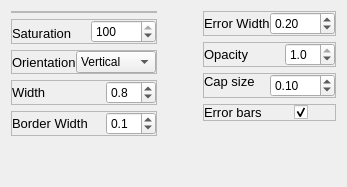
                  <widget class="QFrame" name="pg_2_REPLACE_WITH_SPECIFIC_WIDGET_Bar">
                   <property name="minimumSize">
                    <size>
                     <width>0</width>
                     <height>70</height>
                    </size>
                   </property>
                   <layout class="QGridLayout" name="pg_2_plotwidtget_gridLayout">
                    <item row="0" column="0">
                     <widget class="QFrame" name="pg_2_box_plot_settings_1">
                      <layout class="QHBoxLayout" name="horizontalLayout_45">
                       <property name="leftMargin">
                        <number>0</number>
                       </property>
                       <property name="topMargin">
                        <number>0</number>
                       </property>
                       <property name="rightMargin">
                        <number>0</number>
                       </property>
                       <property name="bottomMargin">
                        <number>0</number>
                       </property>
                       <item>
                        <widget class="QFrame" name="pg_2_box_plot_settings_1_left_3">
                         <layout class="QVBoxLayout" name="pg2Layout_verticalLayout_13">
                          <property name="leftMargin">
                           <number>0</number>
                          </property>
                          <property name="topMargin">
                           <number>0</number>
                          </property>
                          <property name="rightMargin">
                           <number>0</number>
                          </property>
                          <property name="bottomMargin">
                           <number>0</number>
                          </property>
                          <item>
                           <widget class="QFrame" name="pg2_graph_barplot_pallete_style_frame">
                            <property name="frameShape">
                             <enum>QFrame::StyledPanel</enum>
                            </property>
                            <property name="frameShadow">
                             <enum>QFrame::Raised</enum>
                            </property>
                            <layout class="QHBoxLayout" name="horizontalLayout_46">
                             <property name="spacing">
                              <number>0</number>
                             </property>
                             <property name="leftMargin">
                              <number>0</number>
                             </property>
                             <property name="topMargin">
                              <number>0</number>
                             </property>
                             <property name="rightMargin">
                              <number>0</number>
                             </property>
                             <property name="bottomMargin">
                              <number>0</number>
                             </property>
                            </layout>
                           </widget>
                          </item>
                          <item>
                           <widget class="QFrame" name="pg2_graph_saturation_frame_box_plot">
                            <property name="frameShape">
                             <enum>QFrame::StyledPanel</enum>
                            </property>
                            <property name="frameShadow">
                             <enum>QFrame::Raised</enum>
                            </property>
                            <layout class="QHBoxLayout" name="horizontalLayout_49">
                             <property name="spacing">
                              <number>0</number>
                             </property>
                             <property name="leftMargin">
                              <number>0</number>
                             </property>
                             <property name="topMargin">
                              <number>0</number>
                             </property>
                             <property name="rightMargin">
                              <number>0</number>
                             </property>
                             <property name="bottomMargin">
                              <number>0</number>
                             </property>
                             <item>
                              <widget class="QLabel" name="pg2_graph_saturation_label_box_plot">
                               <property name="minimumSize">
                                <size>
                                 <width>0</width>
                                 <height>20</height>
                                </size>
                               </property>
                               <property name="maximumSize">
                                <size>
                                 <width>16777215</width>
                                 <height>10</height>
                                </size>
                               </property>
                               <property name="font">
                                <font>
                                 <pointsize>10</pointsize>
                                </font>
                               </property>
                               <property name="text">
                                <string>Saturation</string>
                               </property>
                               <property name="alignment">
                                <set>Qt::AlignLeading|Qt::AlignLeft|Qt::AlignTop</set>
                               </property>
                              </widget>
                             </item>
                             <item>
                              <widget class="QSpinBox" name="pg2_graph_saturation_spinBox_box_plot">
                               <property name="minimumSize">
                                <size>
                                 <width>65</width>
                                 <height>0</height>
                                </size>
                               </property>
                               <property name="maximumSize">
                                <size>
                                 <width>65</width>
                                 <height>16777215</height>
                                </size>
                               </property>
                               <property name="minimum">
                                <number>0</number>
                               </property>
                               <property name="maximum">
                                <number>100</number>
                               </property>
                               <property name="value">
                                <number>100</number>
                               </property>
                              </widget>
                             </item>
                            </layout>
                           </widget>
                          </item>
                          <item>
                           <widget class="QFrame" name="pg2_graph_orientaitno_frame_barplot">
                            <property name="frameShape">
                             <enum>QFrame::StyledPanel</enum>
                            </property>
                            <property name="frameShadow">
                             <enum>QFrame::Raised</enum>
                            </property>
                            <layout class="QHBoxLayout" name="horizontalLayout_50">
                             <property name="spacing">
                              <number>0</number>
                             </property>
                             <property name="leftMargin">
                              <number>0</number>
                             </property>
                             <property name="topMargin">
                              <number>0</number>
                             </property>
                             <property name="rightMargin">
                              <number>0</number>
                             </property>
                             <property name="bottomMargin">
                              <number>0</number>
                             </property>
                             <item>
                              <widget class="QLabel" name="pg2_graph_orientation_label_barplot">
                               <property name="font">
                                <font>
                                 <pointsize>10</pointsize>
                                </font>
                               </property>
                               <property name="text">
                                <string>Orientation</string>
                               </property>
                              </widget>
                             </item>
                             <item>
                              <widget class="QComboBox" name="pg2_graph_orientaitno_combobox_barplot">
                               <property name="minimumSize">
                                <size>
                                 <width>80</width>
                                 <height>0</height>
                                </size>
                               </property>
                               <property name="maximumSize">
                                <size>
                                 <width>80</width>
                                 <height>16777215</height>
                                </size>
                               </property>
                               <item>
                                <property name="text">
                                 <string>Vertical</string>
                                </property>
                               </item>
                               <item>
                                <property name="text">
                                 <string>Horizontal</string>
                                </property>
                               </item>
                              </widget>
                             </item>
                            </layout>
                           </widget>
                          </item>
                          <item>
                           <widget class="QFrame" name="pg2_graph_bar_width_frame_box_plot">
                            <property name="frameShape">
                             <enum>QFrame::StyledPanel</enum>
                            </property>
                            <property name="frameShadow">
                             <enum>QFrame::Raised</enum>
                            </property>
                            <layout class="QHBoxLayout" name="horizontalLayout_86">
                             <property name="spacing">
                              <number>0</number>
                             </property>
                             <property name="leftMargin">
                              <number>0</number>
                             </property>
                             <property name="topMargin">
                              <number>0</number>
                             </property>
                             <property name="rightMargin">
                              <number>0</number>
                             </property>
                             <property name="bottomMargin">
                              <number>0</number>
                             </property>
                             <item>
                              <widget class="QLabel" name="pg2_graph_bar_width_label_box_plot">
                               <property name="font">
                                <font>
                                 <pointsize>10</pointsize>
                                </font>
                               </property>
                               <property name="text">
                                <string>Width</string>
                               </property>
                              </widget>
                             </item>
                             <item>
                              <widget class="QDoubleSpinBox" name="pg2_graph_bar_width_spinBox_box_plot">
                               <property name="minimumSize">
                                <size>
                                 <width>50</width>
                                 <height>0</height>
                                </size>
                               </property>
                               <property name="maximumSize">
                                <size>
                                 <width>50</width>
                                 <height>16777215</height>
                                </size>
                               </property>
                               <property name="decimals">
                                <number>1</number>
                               </property>
                               <property name="maximum">
                                <double>20.000000000000000</double>
                               </property>
                               <property name="singleStep">
                                <double>0.100000000000000</double>
                               </property>
                               <property name="value">
                                <double>0.800000000000000</double>
                               </property>
                              </widget>
                             </item>
                            </layout>
                           </widget>
                          </item>
                          <item>
                           <widget class="QFrame" name="pg2_graph_bar_borderwidth_frame_box_plot">
                            <property name="frameShape">
                             <enum>QFrame::StyledPanel</enum>
                            </property>
                            <property name="frameShadow">
                             <enum>QFrame::Raised</enum>
                            </property>
                            <layout class="QHBoxLayout" name="horizontalLayout_75">
                             <property name="spacing">
                              <number>0</number>
                             </property>
                             <property name="leftMargin">
                              <number>0</number>
                             </property>
                             <property name="topMargin">
                              <number>0</number>
                             </property>
                             <property name="rightMargin">
                              <number>0</number>
                             </property>
                             <property name="bottomMargin">
                              <number>0</number>
                             </property>
                             <item>
                              <widget class="QLabel" name="pg2_graph_bar_borderwidth_label_box_plot">
                               <property name="font">
                                <font>
                                 <pointsize>10</pointsize>
                                </font>
                               </property>
                               <property name="text">
                                <string>Border Width</string>
                               </property>
                              </widget>
                             </item>
                             <item>
                              <widget class="QDoubleSpinBox" name="pg2_graph_bar_borderwidth_spinBox_box_plot">
                               <property name="minimumSize">
                                <size>
                                 <width>50</width>
                                 <height>0</height>
                                </size>
                               </property>
                               <property name="maximumSize">
                                <size>
                                 <width>50</width>
                                 <height>16777215</height>
                                </size>
                               </property>
                               <property name="decimals">
                                <number>1</number>
                               </property>
                               <property name="maximum">
                                <double>20.000000000000000</double>
                               </property>
                               <property name="singleStep">
                                <double>0.100000000000000</double>
                               </property>
                               <property name="value">
                                <double>0.100000000000000</double>
                               </property>
                              </widget>
                             </item>
                            </layout>
                           </widget>
                          </item>
                          <item>
                           <spacer name="verticalSpacer_5">
                            <property name="orientation">
                             <enum>Qt::Vertical</enum>
                            </property>
                            <property name="sizeHint" stdset="0">
                             <size>
                              <width>20</width>
                              <height>40</height>
                             </size>
                            </property>
                           </spacer>
                          </item>
                         </layout>
                        </widget>
                       </item>
                       <item>
                        <spacer name="pg_2_bar_plot_settings_1_horizontalSpacer_2">
                         <property name="orientation">
                          <enum>Qt::Horizontal</enum>
                         </property>
                         <property name="sizeHint" stdset="0">
                          <size>
                           <width>40</width>
                           <height>20</height>
                          </size>
                         </property>
                        </spacer>
                       </item>
                       <item>
                        <widget class="QFrame" name="pg_2_box_plot_settings_1_right_box_plot">
                         <layout class="QVBoxLayout" name="pg2Layout_verticalLayout_15">
                          <property name="leftMargin">
                           <number>0</number>
                          </property>
                          <property name="topMargin">
                           <number>0</number>
                          </property>
                          <property name="rightMargin">
                           <number>0</number>
                          </property>
                          <property name="bottomMargin">
                           <number>0</number>
                          </property>
                          <item>
                           <widget class="QFrame" name="pg2_graph_bar_errwidth_frame_box_plot">
                            <property name="frameShape">
                             <enum>QFrame::StyledPanel</enum>
                            </property>
                            <property name="frameShadow">
                             <enum>QFrame::Raised</enum>
                            </property>
                            <layout class="QHBoxLayout" name="horizontalLayout_53">
                             <property name="spacing">
                              <number>0</number>
                             </property>
                             <property name="leftMargin">
                              <number>0</number>
                             </property>
                             <property name="topMargin">
                              <number>0</number>
                             </property>
                             <property name="rightMargin">
                              <number>0</number>
                             </property>
                             <property name="bottomMargin">
                              <number>0</number>
                             </property>
                             <item>
                              <widget class="QLabel" name="pg2_graph_bar_errwidth_label_box_plot">
                               <property name="font">
                                <font>
                                 <pointsize>10</pointsize>
                                </font>
                               </property>
                               <property name="text">
                                <string>Error Width</string>
                               </property>
                              </widget>
                             </item>
                             <item>
                              <widget class="QDoubleSpinBox" name="pg2_graph_bar_errwidth_spinBox_box_plot">
                               <property name="minimumSize">
                                <size>
                                 <width>65</width>
                                 <height>0</height>
                                </size>
                               </property>
                               <property name="maximumSize">
                                <size>
                                 <width>65</width>
                                 <height>16777215</height>
                                </size>
                               </property>
                               <property name="singleStep">
                                <double>0.100000000000000</double>
                               </property>
                               <property name="value">
                                <double>0.200000000000000</double>
                               </property>
                              </widget>
                             </item>
                            </layout>
                           </widget>
                          </item>
                          <item>
                           <widget class="QFrame" name="pg2_graph_bar_ci_frame_box_plot">
                            <property name="frameShape">
                             <enum>QFrame::StyledPanel</enum>
                            </property>
                            <property name="frameShadow">
                             <enum>QFrame::Raised</enum>
                            </property>
                            <layout class="QHBoxLayout" name="horizontalLayout_54">
                             <property name="spacing">
                              <number>0</number>
                             </property>
                             <property name="leftMargin">
                              <number>0</number>
                             </property>
                             <property name="topMargin">
                              <number>0</number>
                             </property>
                             <property name="rightMargin">
                              <number>0</number>
                             </property>
                             <property name="bottomMargin">
                              <number>0</number>
                             </property>
                             <item>
                              <widget class="QLabel" name="pg2_graph_bar_ci_label_box_plot">
                               <property name="font">
                                <font>
                                 <pointsize>10</pointsize>
                                </font>
                               </property>
                               <property name="text">
                                <string>Opacity</string>
                               </property>
                              </widget>
                             </item>
                             <item>
                              <widget class="QDoubleSpinBox" name="pg2_graph_bar_ci_spinBox_box_plot">
                               <property name="minimumSize">
                                <size>
                                 <width>50</width>
                                 <height>0</height>
                                </size>
                               </property>
                               <property name="maximumSize">
                                <size>
                                 <width>50</width>
                                 <height>16777215</height>
                                </size>
                               </property>
                               <property name="decimals">
                                <number>1</number>
                               </property>
                               <property name="maximum">
                                <double>1.000000000000000</double>
                               </property>
                               <property name="singleStep">
                                <double>0.100000000000000</double>
                               </property>
                               <property name="value">
                                <double>1.000000000000000</double>
                               </property>
                              </widget>
                             </item>
                            </layout>
                           </widget>
                          </item>
                          <item>
                           <widget class="QFrame" name="pg2_graph_flier_size_frame_box_plot">
                            <property name="styleSheet">
                             <string notr="true"/>
                            </property>
                            <property name="frameShape">
                             <enum>QFrame::StyledPanel</enum>
                            </property>
                            <property name="frameShadow">
                             <enum>QFrame::Raised</enum>
                            </property>
                            <layout class="QHBoxLayout" name="horizontalLayout_55">
                             <property name="spacing">
                              <number>0</number>
                             </property>
                             <property name="leftMargin">
                              <number>0</number>
                             </property>
                             <property name="topMargin">
                              <number>0</number>
                             </property>
                             <property name="rightMargin">
                              <number>0</number>
                             </property>
                             <property name="bottomMargin">
                              <number>0</number>
                             </property>
                             <item>
                              <widget class="QLabel" name="pg2_graph_flier_size_label_box_plot_box_plot">
                               <property name="minimumSize">
                                <size>
                                 <width>0</width>
                                 <height>0</height>
                                </size>
                               </property>
                               <property name="maximumSize">
                                <size>
                                 <width>16777215</width>
                                 <height>16777215</height>
                                </size>
                               </property>
                               <property name="font">
                                <font>
                                 <pointsize>10</pointsize>
                                </font>
                               </property>
                               <property name="text">
                                <string>Cap size</string>
                               </property>
                               <property name="alignment">
                                <set>Qt::AlignLeading|Qt::AlignLeft|Qt::AlignTop</set>
                               </property>
                              </widget>
                             </item>
                             <item>
                              <widget class="QDoubleSpinBox" name="pg2_graph_flier_size_spinBox_box_plot">
                               <property name="minimumSize">
                                <size>
                                 <width>65</width>
                                 <height>0</height>
                                </size>
                               </property>
                               <property name="maximumSize">
                                <size>
                                 <width>65</width>
                                 <height>16777215</height>
                                </size>
                               </property>
                               <property name="singleStep">
                                <double>0.100000000000000</double>
                               </property>
                               <property name="value">
                                <double>0.100000000000000</double>
                               </property>
                              </widget>
                             </item>
                            </layout>
                           </widget>
                          </item>
                          <item>
                           <widget class="QFrame" name="pg_2_errorBars_barPlot_bool_checkBox">
                            <property name="frameShape">
                             <enum>QFrame::StyledPanel</enum>
                            </property>
                            <property name="frameShadow">
                             <enum>QFrame::Raised</enum>
                            </property>
                            <layout class="QHBoxLayout" name="pg_2_frameBoxPlot_errorbarsBool_horizontalLayout_2">
                             <property name="spacing">
                              <number>0</number>
                             </property>
                             <property name="leftMargin">
                              <number>0</number>
                             </property>
                             <property name="topMargin">
                              <number>0</number>
                             </property>
                             <property name="rightMargin">
                              <number>0</number>
                             </property>
                             <property name="bottomMargin">
                              <number>0</number>
                             </property>
                             <item>
                              <widget class="QLabel" name="pg_2_errorBars_barPlot_bool_label">
                               <property name="font">
                                <font>
                                 <pointsize>10</pointsize>
                                </font>
                               </property>
                               <property name="text">
                                <string>Error bars</string>
                               </property>
                              </widget>
                             </item>
                             <item>
                              <widget class="QCheckBox" name="pg_2_errorBars_barPlot_bool_checkBox_2">
                               <property name="sizePolicy">
                                <sizepolicy hsizetype="Maximum" vsizetype="Maximum">
                                 <horstretch>0</horstretch>
                                 <verstretch>0</verstretch>
                                </sizepolicy>
                               </property>
                               <property name="minimumSize">
                                <size>
                                 <width>41</width>
                                 <height>0</height>
                                </size>
                               </property>
                               <property name="text">
                                <string/>
                               </property>
                               <property name="checked">
                                <bool>true</bool>
                               </property>
                              </widget>
                             </item>
                            </layout>
                           </widget>
                          </item>
                          <item>
                           <spacer name="verticalSpacer_6">
                            <property name="orientation">
                             <enum>Qt::Vertical</enum>
                            </property>
                            <property name="sizeHint" stdset="0">
                             <size>
                              <width>20</width>
                              <height>40</height>
                             </size>
                            </property>
                           </spacer>
                          </item>
                         </layout>
                        </widget>
                       </item>
                      </layout>
                     </widget>
                    </item>
                   </layout>
                  </widget>
